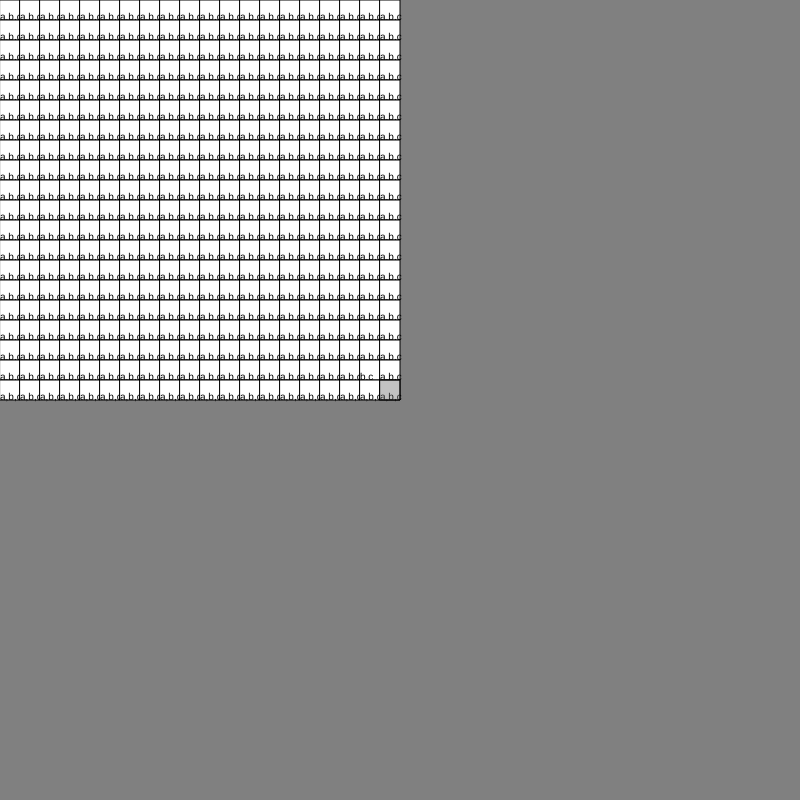
Frame 1 (no input)
Frame 60 (no input): identical to frame 1, image omitted
Frame 120 (the mouse pressed at the canvas centre since frame 60): identical to frame 1, image omitted

The p5.js sketch that drew this single still picture (run headless with seeded random() and noise() and a simulated clock; from frame 60 on, the mouse is pressed at the canvas centre):

// p5.js sketch
// ── sketch.js
let grid = [];
let gridSize = 20;
const objects = ["a","b","c"]

const width = 800;
const height = 800;

function setup() {
	createCanvas(width, height);
	background("gray")
	CreateGrid();
	DrawGrid()
	StartCollapse();
}

function draw() {

}


// rules
// A 

function StartCollapse(){
	let randomY = int(Math.random() * gridSize) + 1
	let randomX = int(Math.random() * gridSize) + 1
	if(randomY >= 20){
		randomY = 19
	}
	if(randomX >= 20){
		randomX =  19
	}
	const RemoveRandom = int(Math.random() * objects.length)

	fill(100, 100, 100)
	
	grid[randomX - 1][randomY - 1].splice(RemoveRandom, 1)
	ClearDrawGrid()
	DrawGrid()
	fill(100,100,100,100)
	square((randomX * gridSize), (randomY * gridSize), gridSize)
	


	
}


function DrawGrid(){
	
	for (let i = 0; i < gridSize; i++) {
		for (let j = 0; j < gridSize; j++) {
			fill(255)
			square((i * gridSize), (j * gridSize), gridSize)
			fill(0)
			textSize(10)
			text(GetGrid(i + 1,j + 1), i * gridSize, j * gridSize + gridSize)
		}

	}
}

function ClearDrawGrid(){
	background("gray")
}

function CreateGrid(){
	for (let i = 0; i < gridSize; i++) {
		grid.push([])
		for (let j = 0; j < gridSize; j++) {
			grid[i].push([...objects])
		}
		
	}
	print(grid)
}

function GetGrid(gridPosX, gridPosY){
	return grid[gridPosX - 1][gridPosY - 1]
}
function RemoveGridObject(X, Y, change){
	grid[X - 1][Y - 1] = change;
	return change;
}
function RemoveExistingGridObject(X, Y, obj){
	for (let i = 0; i < grid[X-1][Y-1].length; i++) {
		const element = grid[X-1][Y-1][i];

		if(element == obj){
			grid[X - 1][Y - 1].splice(i,1)
		}
		
	}
	return (grid[X - 1][Y - 1])
}

// ── index.css
.canvas{
    align-items: center;
    align-self: center;
}
